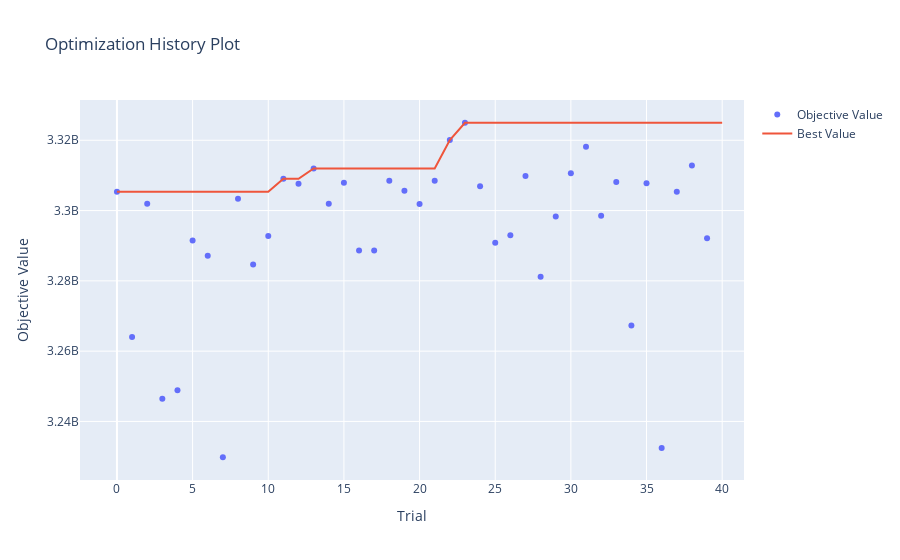

This figure's notebook cell:
### Markdown cell above
Analizamos los resultados as usual

### Code cell
optuna.visualization.plot_optimization_history(study)
